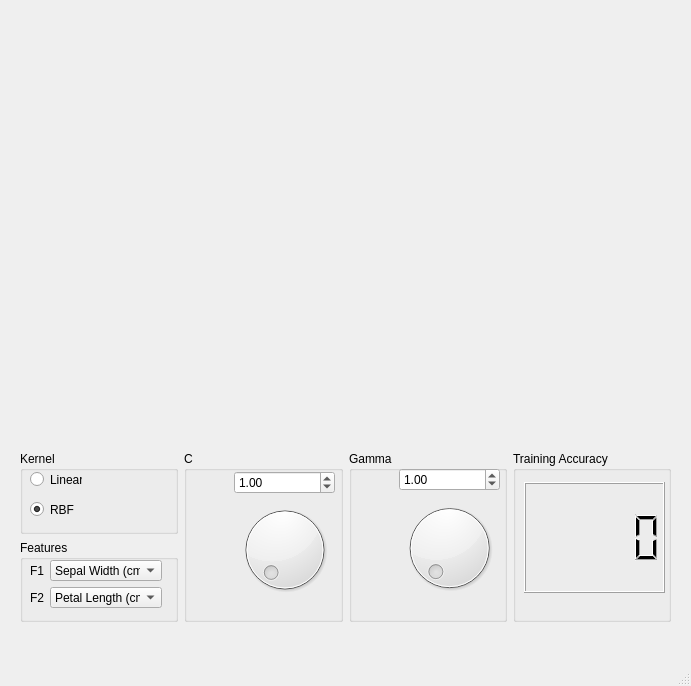
<?xml version="1.0" encoding="UTF-8"?>
<ui version="4.0">
 <class>MainWindow</class>
 <widget class="QMainWindow" name="MainWindow">
  <property name="geometry">
   <rect>
    <x>0</x>
    <y>0</y>
    <width>691</width>
    <height>686</height>
   </rect>
  </property>
  <property name="windowTitle">
   <string>MainWindow</string>
  </property>
  <widget class="QWidget" name="centralwidget">
   <widget class="MplWidget" name="MplWidget" native="true">
    <property name="geometry">
     <rect>
      <x>20</x>
      <y>10</y>
      <width>651</width>
      <height>431</height>
     </rect>
    </property>
   </widget>
   <widget class="QWidget" name="layoutWidget">
    <property name="geometry">
     <rect>
      <x>20</x>
      <y>451</y>
      <width>651</width>
      <height>171</height>
     </rect>
    </property>
    <layout class="QHBoxLayout" name="horizontalLayout">
     <item>
      <layout class="QVBoxLayout" name="verticalLayout_4">
       <item>
        <widget class="QGroupBox" name="groupBox_kernel">
         <property name="font">
          <font>
           <weight>50</weight>
           <bold>false</bold>
          </font>
         </property>
         <property name="title">
          <string>Kernel</string>
         </property>
         <widget class="QRadioButton" name="radioButton_linear">
          <property name="geometry">
           <rect>
            <x>10</x>
            <y>20</y>
            <width>52</width>
            <height>17</height>
           </rect>
          </property>
          <property name="text">
           <string>Linear</string>
          </property>
         </widget>
         <widget class="QRadioButton" name="radioButton_rbf">
          <property name="geometry">
           <rect>
            <x>10</x>
            <y>50</y>
            <width>52</width>
            <height>17</height>
           </rect>
          </property>
          <property name="text">
           <string>RBF</string>
          </property>
          <property name="checked">
           <bool>true</bool>
          </property>
         </widget>
        </widget>
       </item>
       <item>
        <widget class="QGroupBox" name="groupBox_features">
         <property name="font">
          <font>
           <weight>50</weight>
           <bold>false</bold>
          </font>
         </property>
         <property name="title">
          <string>Features</string>
         </property>
         <widget class="QWidget" name="layoutWidget">
          <property name="geometry">
           <rect>
            <x>10</x>
            <y>20</y>
            <width>132</width>
            <height>48</height>
           </rect>
          </property>
          <layout class="QGridLayout" name="gridLayout">
           <item row="0" column="0">
            <widget class="QLabel" name="label">
             <property name="text">
              <string>F1</string>
             </property>
            </widget>
           </item>
           <item row="0" column="1">
            <widget class="QComboBox" name="comboBox_f1">
             <property name="currentText">
              <string>Sepal Width (cm)</string>
             </property>
             <property name="currentIndex">
              <number>1</number>
             </property>
             <item>
              <property name="text">
               <string>Sepal Length (cm)</string>
              </property>
             </item>
             <item>
              <property name="text">
               <string>Sepal Width (cm)</string>
              </property>
             </item>
             <item>
              <property name="text">
               <string>Petal Length (cm)</string>
              </property>
             </item>
             <item>
              <property name="text">
               <string>Petal Width (cm)</string>
              </property>
             </item>
            </widget>
           </item>
           <item row="1" column="0">
            <widget class="QLabel" name="label_2">
             <property name="text">
              <string>F2</string>
             </property>
            </widget>
           </item>
           <item row="1" column="1">
            <widget class="QComboBox" name="comboBox_f2">
             <property name="currentText">
              <string>Petal Length (cm)</string>
             </property>
             <property name="currentIndex">
              <number>2</number>
             </property>
             <property name="frame">
              <bool>true</bool>
             </property>
             <item>
              <property name="text">
               <string>Sepal Length (cm)</string>
              </property>
             </item>
             <item>
              <property name="text">
               <string>Sepal Width (cm)</string>
              </property>
             </item>
             <item>
              <property name="text">
               <string>Petal Length (cm)</string>
              </property>
             </item>
             <item>
              <property name="text">
               <string>Petal Width (cm)</string>
              </property>
             </item>
            </widget>
           </item>
          </layout>
         </widget>
        </widget>
       </item>
      </layout>
     </item>
     <item>
      <widget class="QGroupBox" name="groupBox_c">
       <property name="title">
        <string>C</string>
       </property>
       <widget class="QWidget" name="layoutWidget">
        <property name="geometry">
         <rect>
          <x>50</x>
          <y>20</y>
          <width>101</width>
          <height>128</height>
         </rect>
        </property>
        <layout class="QVBoxLayout" name="verticalLayout_3">
         <item>
          <widget class="QDoubleSpinBox" name="doubleSpinBox_c">
           <property name="minimum">
            <double>0.100000000000000</double>
           </property>
           <property name="singleStep">
            <double>0.100000000000000</double>
           </property>
           <property name="value">
            <double>1.000000000000000</double>
           </property>
          </widget>
         </item>
         <item>
          <widget class="QDial" name="dial_c">
           <property name="minimum">
            <number>1</number>
           </property>
           <property name="maximum">
            <number>99</number>
           </property>
          </widget>
         </item>
        </layout>
       </widget>
      </widget>
     </item>
     <item>
      <widget class="QGroupBox" name="groupBox_gamma">
       <property name="title">
        <string>Gamma</string>
       </property>
       <widget class="QWidget" name="layoutWidget">
        <property name="geometry">
         <rect>
          <x>50</x>
          <y>17</y>
          <width>101</width>
          <height>131</height>
         </rect>
        </property>
        <layout class="QVBoxLayout" name="verticalLayout_2">
         <item>
          <widget class="QDoubleSpinBox" name="doubleSpinBox_gamma">
           <property name="minimum">
            <double>0.100000000000000</double>
           </property>
           <property name="singleStep">
            <double>0.100000000000000</double>
           </property>
           <property name="value">
            <double>1.000000000000000</double>
           </property>
          </widget>
         </item>
         <item>
          <widget class="QDial" name="dial_gamma">
           <property name="minimum">
            <number>1</number>
           </property>
           <property name="maximum">
            <number>20</number>
           </property>
          </widget>
         </item>
        </layout>
       </widget>
      </widget>
     </item>
     <item>
      <widget class="QGroupBox" name="groupBox_accuracy">
       <property name="title">
        <string>Training Accuracy</string>
       </property>
       <widget class="QWidget" name="layoutWidget">
        <property name="geometry">
         <rect>
          <x>11</x>
          <y>31</y>
          <width>141</width>
          <height>111</height>
         </rect>
        </property>
        <layout class="QVBoxLayout" name="verticalLayout">
         <item>
          <widget class="QLCDNumber" name="lcdNumber_accuracy"/>
         </item>
        </layout>
       </widget>
      </widget>
     </item>
    </layout>
   </widget>
  </widget>
  <widget class="QMenuBar" name="menubar">
   <property name="geometry">
    <rect>
     <x>0</x>
     <y>0</y>
     <width>691</width>
     <height>21</height>
    </rect>
   </property>
  </widget>
  <widget class="QStatusBar" name="statusbar"/>
 </widget>
 <customwidgets>
  <customwidget>
   <class>MplWidget</class>
   <extends>QWidget</extends>
   <header>mplwidget.h</header>
   <container>1</container>
  </customwidget>
 </customwidgets>
 <resources/>
 <connections/>
</ui>
